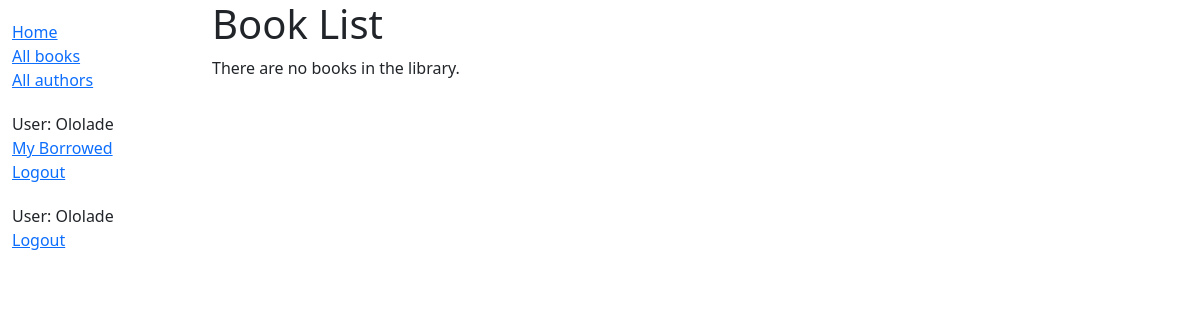
The page /book/ (signed in) on the database as committed earlier.
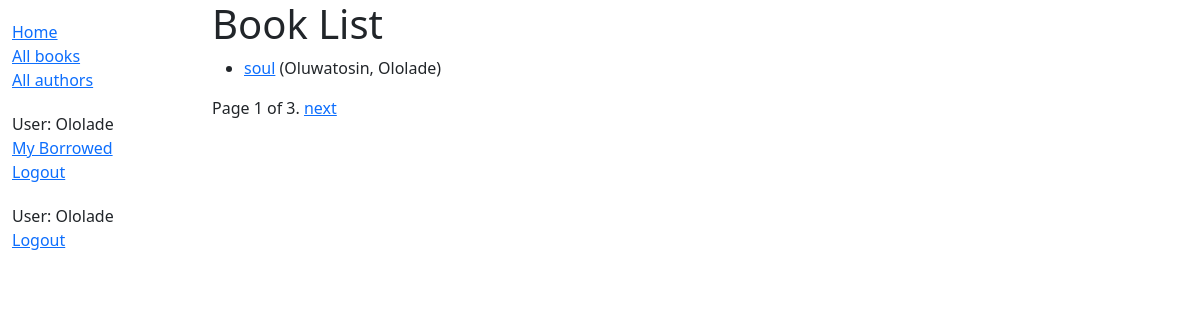
The same page on the database as committed later.
### catalogue/models.py (models this page shows, shortened)
class Book(models.Model):
    title = models.CharField(max_length=200)
    author = models.ForeignKey('Author', on_delete=models.SET_NULL, null=True)
    summary = models.TextField(max_length=1000, help_text='Enter a brief description of the book')
    isbn = models.CharField('ISBN', max_length=13, unique=True,
                            help_text='13 Character <a href="https://www.isbn-international.org/content/what-isbn">ISBN number</a>')
    genre = models.ManyToManyField(Genre, help_text='Select a genre for this book')
    def get_absolute_url(self):
        return reverse('book-detail', args=[str(self.id)])
    def display_genre(self):
        """Create a string for the Genre. This is required to display genre in Admin."""
        return ', '.join(genre.name for genre in self.genre.all()[:3])
    display_genre.short_description = 'Genre'

class Author(models.Model):
    first_name = models.CharField(max_length=100)
    last_name = models.CharField(max_length=100)
    date_of_birth = models.DateField(null=True, blank=True)
    date_of_death = models.DateField('Died', null=True, blank=True)
    class Meta:
        ordering = ['last_name', 'first_name']
    def __str__(self):
        return f'{self.last_name}, {self.first_name}'

### catalogue/views.py (the view)
# urls.py: path('book/', views.BookListView.as_view(), name='books'),
class BookListView(generic.ListView):
    model = Book
    paginate_by = 1
    def get_context_data(self, **kwargs):
        context = super(BookListView, self) \
            .get_context_data(**kwargs)
        context['some_data'] = 'This is just some data'
        return context

### catalogue/templates/catalogue/book_list.html
{% extends "base_generic.html" %}
{% block content %}
  <h1>Book List</h1>
  {% if book_list %}
  <ul>
    {% for book in book_list %}
      <li>
        <a href="{{ book.get_absolute_url }}">{{ book.title }}</a> ({{book.author}})
      </li>
    {% endfor %}
  </ul>
  {% else %}
    <p>There are no books in the library.</p>
  {% endif %}
{% endblock %}

### catalogue/templates/base_generic.html (shortened to what this page needs)
<!DOCTYPE html>
<html lang="en">
<head>
  <link href="https://cdn.jsdelivr.net/npm/bootstrap@5.1.3/dist/css/bootstrap.min.css" rel="stylesheet">
  {% load static %}
  <link rel="stylesheet" href="{% static 'css/styles.css' %}">
</head>
<body>
  <div class="container-fluid">
    <div class="row">
      <div class="col-sm-2">
      {% block sidebar %}
        <ul class="sidebar-nav">
          <li><a href="{% url 'index' %}">Home</a></li>
          <li><a href="{% url 'books' %}">All books</a></li>
          <li><a href="{% url 'authors' %}">All authors</a></li>
        </ul>
                     <ul class="sidebar-nav">
   {% if user.is_authenticated %}
   <li>User: {{ user.get_username }}</li>
   <li><a href="{% url 'my-borrowed' %}">My Borrowed</a></li>
   <li><a href="{% url 'logout' %}?next={{ request.path }}">Logout</a></li>
   {% else %}
   <li><a href="{% url 'login' %}?next={{ request.path }}">Login</a></li>
   {% endif %}
 </ul>
            <ul class="sidebar-nav">
   {% if user.is_authenticated %}
     <li>User: {{ user.get_username }}</li>
     <li><a href="{% url 'logout' %}?next={{ request.path }}">Logout</a></li>
   {% else %}
     <li><a href="{% url 'login' %}?next={{ request.path }}">Login</a></li>
   {% endif %}
  </ul>
     {% endblock %}
      </div>
      <div class="col-sm-10 ">
          {% block content %}
          {% endblock %}
                 {% block pagination %}
    {% if is_paginated %}
        <div class="pagination">
            <span class="page-links">
                <span class="page-current">
                    Page {{ page_obj.number }} of {{ page_obj.paginator.num_pages }}.
                </span>
                {% if page_obj.has_next %}
                    <a href="{{ request.path }}?page={{ page_obj.next_page_number }}">next</a>
                {% endif %}
            </span>
        </div>
    {% endif %}
          {% endblock %}
      </div>
    </div>
  </div>
</body>
</html>

Rows that differ between the two databases and show on the page:
added Book: title "soul", author "Oluwatosin, Ololade"
Other text that changed with them:
{{ page_obj.number }}: (not shown) → "1"
{{ page_obj.paginator.num_pages }}: (not shown) → "3"
text no longer shown: "There are no books in the library."
text now shown: "Page of . next"
